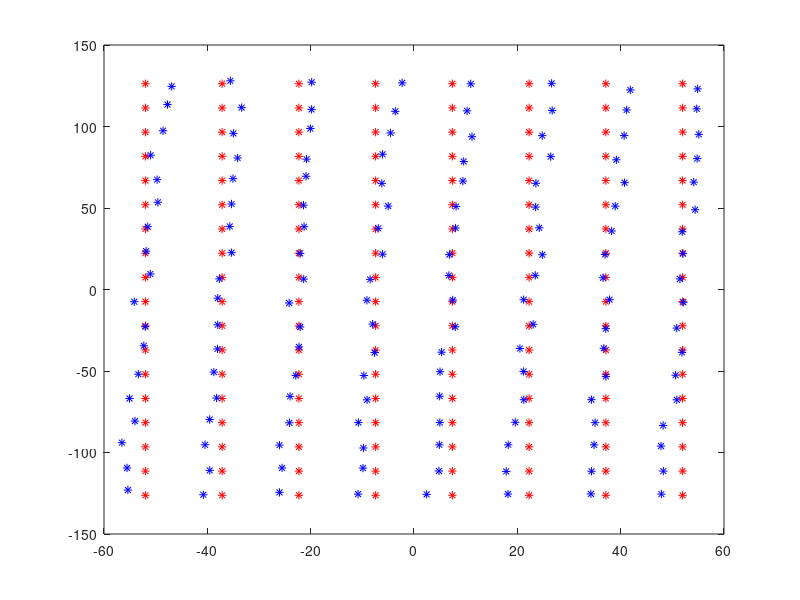

Write MATLAB code to recreate this figure. (Note: this script raises an error after producing the figure.)
%ul_corner = [427.2,221.5]
%ll_corner = [435.8,470.2]
%dist_ul_ll = dist(ul_corner,ll_corner)
clear all
keypts = load("image_from_pointcloud_fwd_keypoints.csv")
KPIX_RESCALED = 590/4
%dist_metric = dist_ul_ll/KPIX_RESCALED
template_pts = [];
%key pts for a portait-mode poster, starting from ur corner and rastering down to lr corner
%18x8 poster intersections
for row=1:8
   u = -(row-1)*KPIX_RESCALED*0.1007;
  for col=1:18
    v= (col-1)*KPIX_RESCALED*0.1007;
    template_pts=[template_pts;[u,v]];
  end
end
template_centroid = mean(template_pts)
keypts_centroid = mean(keypts)
template_pts_offset = template_pts-template_centroid;
keypts_offset = keypts-keypts_centroid;
figure(1)
clf
plot(template_pts_offset(:,1),template_pts_offset(:,2),'r*')
hold on
plot(keypts_offset(:,1),keypts_offset(:,2),'b*')
hold off

rms_err_min = 1000;
theta_best = -10;
for theta= -0.1:0.001:0.1
  theta
  Rotz=[cos(theta), -sin(theta); sin(theta), cos(theta)];
  rot_pts = (Rotz*template_pts_offset')';
   [rms_err] = match_rms_err(rot_pts, keypts_offset);
   if (rms_err<rms_err_min)
     rms_err_min=rms_err
     theta_best = theta
   end
end

display("end of loop")
theta_best
rms_err_min
  Rotz=[cos(theta_best), -sin(theta_best); sin(theta_best), cos(theta_best)]
  rot_pts = (Rotz*template_pts_offset')';
   [rms_err] = match_rms_err(rot_pts, keypts_offset)
   
  
%keypts_offset-template_pts_offset
    figure(2)
      clf
      plot(rot_pts(:,1),rot_pts(:,2),'r*')
      hold on
      plot(keypts_offset(:,1),keypts_offset(:,2),'b*')
      hold off     

rot_offset_pts = rot_pts+keypts_centroid
    figure(3)
      clf
      plot(rot_offset_pts(:,1),rot_offset_pts(:,2),'r*')
            hold on

            plot(rot_offset_pts(:,1),rot_offset_pts(:,2),'r')
      plot(rot_offset_pts(1,1),rot_offset_pts(1,2),'rd', "markersize", 20)

      plot(keypts(:,1),keypts(:,2),'b*')
            plot(keypts(1,1),keypts(1,2),'bh', "markersize", 20)
      hold off    
      